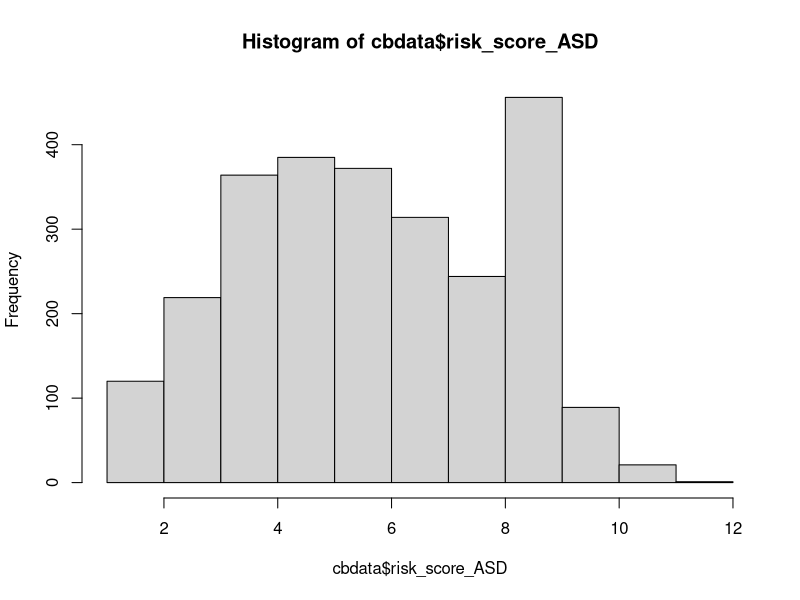

Recreate this plot in R.
## ---- chunk 1
#load packages
library(readr)
library(dplyr)
library(stringr)
## ---- chunk 2
#load data
cbdata <- read_csv("ChatterBabyData.csv")
## ---- chunk 3
mean(cbdata$risk_score_ASD)
var(cbdata$risk_score_ASD)
hist(cbdata$risk_score_ASD)
## ---- chunk 4
# classify as post partum psychosis
cbdata <- cbdata %>% mutate(maternalpregnancyproblems___20 = replace(maternalpregnancyproblems___20, maternalpregnancyproblems_other == "post partum anxiety" | maternalpregnancyproblems_other == "Post partum anxiety" | maternalpregnancyproblems_other == "Post-partum anxiety" | maternalpregnancyproblems_other == "Postpartum hemorrhaging" | maternalpregnancyproblems_other == "Perinatal anxiety",1))
cbdata <- cbdata %>% mutate(maternalpregnancyproblems_other = replace(maternalpregnancyproblems_other, maternalpregnancyproblems_other == "post partum anxiety" | maternalpregnancyproblems_other == "Post partum anxiety" | maternalpregnancyproblems_other == "Post-partum anxiety" | maternalpregnancyproblems_other == "Postpartum hemorrhaging" | maternalpregnancyproblems_other == "Perinatal anxiety", NA ))

# classify as Chorioamnionitis 
cbdata <- cbdata %>% mutate(maternalpregnancyproblems___21 = replace(maternalpregnancyproblems___21, maternalpregnancyproblems_other == "Chorioamnionitis", 1))
cbdata <- cbdata %>% mutate(maternalpregnancyproblems_other = replace(maternalpregnancyproblems_other, maternalpregnancyproblems_other == "Chorioamnionitis", NA))

# classify as bleeding
cbdata <- cbdata %>% mutate(maternalpregnancyproblems___14 = replace(maternalpregnancyproblems___14, maternalpregnancyproblems_other == "Unusual pain in the abdomen, stress, miscarriage probability, bleeding.", 1))
cbdata <- cbdata %>% mutate(maternalpregnancyproblems_other = replace(maternalpregnancyproblems_other, maternalpregnancyproblems_other == "Unusual pain in the abdomen, stress, miscarriage probability, bleeding.", NA))

# classify as preterm labor
cbdata <- cbdata %>% mutate(maternalpregnancyproblems___11 = replace(maternalpregnancyproblems___11, maternalpregnancyproblems_other == "Early contractions with diction starting at 30 weeks. I received steroid shot to develop baby's lungs faster.", 1))
cbdata <- cbdata %>% mutate(maternalpregnancyproblems_other = replace(maternalpregnancyproblems_other, maternalpregnancyproblems_other == "Early contractions with diction starting at 30 weeks. I received steroid shot to develop baby's lungs faster.", NA))

# classify as History of recurrent miscarriage/ recurrent pregnancy loss 
cbdata <- cbdata %>% mutate(maternalpregnancyproblems___10 = replace(maternalpregnancyproblems___10, maternalpregnancyproblems_other == "Prior full term stillbirth; had double nuchal cord resulting in emergent csection at 36 weeks", 1))
cbdata <- cbdata %>% mutate(maternalpregnancyproblems_other = replace(maternalpregnancyproblems_other, maternalpregnancyproblems_other == "Prior full term stillbirth; had double nuchal cord resulting in emergent csection at 36 weeks", NA))

# classify as hypertension
cbdata <- cbdata %>% mutate(maternalpregnancyproblems___9 = replace(maternalpregnancyproblems___9, maternalpregnancyproblems_other == "Protein in urine day of induction and hypertension only at 38 weeks" | maternalpregnancyproblems_other == "Mild hypertension at 37 weeks", 1))
cbdata <- cbdata %>% mutate(maternalpregnancyproblems_other = replace(maternalpregnancyproblems_other, maternalpregnancyproblems_other == "Protein in urine day of induction and hypertension only at 38 weeks"| maternalpregnancyproblems_other == "Mild hypertension at 37 weeks", 1))

# classify as 13, Placental abruption
cbdata <- cbdata %>% mutate(maternalpregnancyproblems___13 = replace(maternalpregnancyproblems___13, maternalpregnancyproblems_other == "Calcified placenta" | maternalpregnancyproblems_other == "Placenta calcification" | maternalpregnancyproblems_other == "Placenta hematoma" | maternalpregnancyproblems_other == "placental aging" | maternalpregnancyproblems_other == "Underperfusion placenta" , 1))
cbdata <- cbdata %>% mutate(maternalpregnancyproblems_other = replace(maternalpregnancyproblems_other, maternalpregnancyproblems_other == "Calcified placenta" | maternalpregnancyproblems_other == "Placenta calcification" | maternalpregnancyproblems_other == "Placenta hematoma" | maternalpregnancyproblems_other == "placental aging"| maternalpregnancyproblems_other == "Underperfusion placenta", NA))

# Get rid of the column 
cbdata$maternalpregnancyproblems_other <- NULL
## ---- chunk 5
# Convert all Mom Trauma NA's to 0: 
cbdata$mom_trauma[is.na(cbdata$mom_trauma)] <- 0 
## ---- chunk 6
# Getting rid of column
cbdata$mat_mental_health_other = NULL
# Cleaning that can be put into other columns
cbdata[c(216, 520, 598, 1089),115] = 1
cbdata[240,83] = 1
cbdata[499,85] = 1
cbdata[c(1683, 2245), 111] = 1

# Multiple entries for one person
cbdata[912, c(227, 232)] = 1
cbdata[915, c(228, 231, 232)] = 1
cbdata[1667, c(112, 231)] = 1
cbdata[2579, c(112, 113, 230, 231)] = 1
cbdata[c(76, 2501), c(111, 112)] = 1
## ---- chunk 7
# Cutting off Baby Age at 5 years old
cbdata$babyage = ifelse(cbdata$babyage <= 1825, cbdata$babyage, NA)
## ---- chunk 8
predata <- cbdata %>% select(babyage, momsdeliveryage, momsedu, sex, art, artmethod___1,
                          artmethod___7, artmethod___6, artmethod___2, artmethod___3,
                          artmethod___4, artmethod___5, mom_trauma,
                          maternalpregnancyproblems___1, maternalpregnancyproblems___2,
                          maternalpregnancyproblems___3, maternalpregnancyproblems___15,
                          maternalpregnancyproblems___21, maternalpregnancyproblems___16,
                          maternalpregnancyproblems___4, maternalpregnancyproblems___5,
                          maternalpregnancyproblems___6, maternalpregnancyproblems___7,
                          maternalpregnancyproblems___8, maternalpregnancyproblems___9,
                          maternalpregnancyproblems___10, maternalpregnancyproblems___11,
                          maternalpregnancyproblems___12, maternalpregnancyproblems___13,
                          maternalpregnancyproblems___14, maternalpregnancyproblems___17,
                          maternalpregnancyproblems___19, maternalpregnancyproblems___20,
                          maternalpregnancyproblems___18,
                          matmentalhealth___1, matmentalhealth___2, matmentalhealth___3,
                          matmentalhealth___4, matmentalhealth___5, matmentalhealth___6,
                          matmentalhealth___7, mat_dep, mat_anx,
                          mat_ocd, mat_bp, mat_adhd, mat_pssd, momfever, whenfever___1,
                          whenfever___2, whenfever___3, tobacco_pregnancy_when___1,
                          tobacco_pregnancy_when___2, tobacco_pregnancy_when___3,
                          vaping_pregnancy___1, vaping_pregnancy___2, vaping_pregnancy___3,
                          alcohol_pregnancy_when___1, alcohol_pregnancy_when___2,
                          alcohol_pregnancy_when___3, cannabis_pregnancy_when___1,
                          cannabis_pregnancy_when___2, cannabis_pregnancy_when___3,
                          stimulants_pregnancy_when___1, stimulants_pregnancy_when___2,
                          stimulants_pregnancy_when___3, opioids_pregnancy_when___1,
                          opioids_pregnancy_when___2, opioids_pregnancy_when___3,
                          psychoactive_pregnancy___1, psychoactive_pregnancy___2,
                          psychoactive_pregnancy___3, delivery, momlivebirths,
                          totalpregnancies, maternalproblems1, asd1, deaf1, ddfamily1,
                          szbpfamily1, risk_score_ASD) 
## ---- chunk 9
summary(predata)
